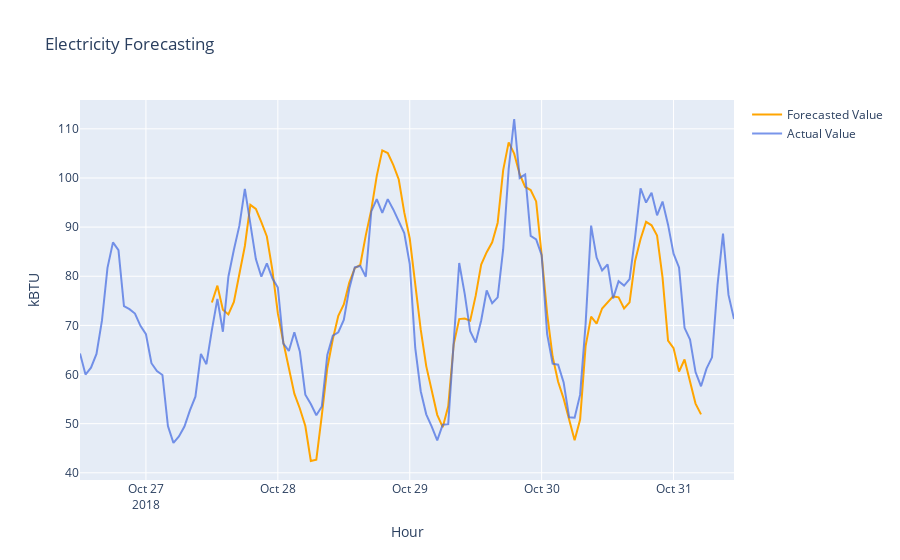

Notebook code for this chart:
### Code cell
Predicted = go.Scatter(x=act.iloc[24:,:].index, y=np.array(y_f), opacity = 1, name = 'Forecasted Value', line=dict(color='orange'), yaxis='y')
Actual = go.Scatter(x=act.index, y=act['electricity'].values, opacity = 0.7, name = 'Actual Value', line=dict(color='royalBlue'), yaxis='y')
layout = go.Layout(title='Electricity Forecasting', xaxis=dict(title='Hour'),
                   yaxis=dict(title='kBTU', overlaying='y'),
                  yaxis2=dict(title='kBTU', side='right'))
fig = go.Figure(data=[Predicted, Actual], layout=layout)
fig.show() # if this is rendered in colab, you should run fig.show(renderer='colab') instead.
